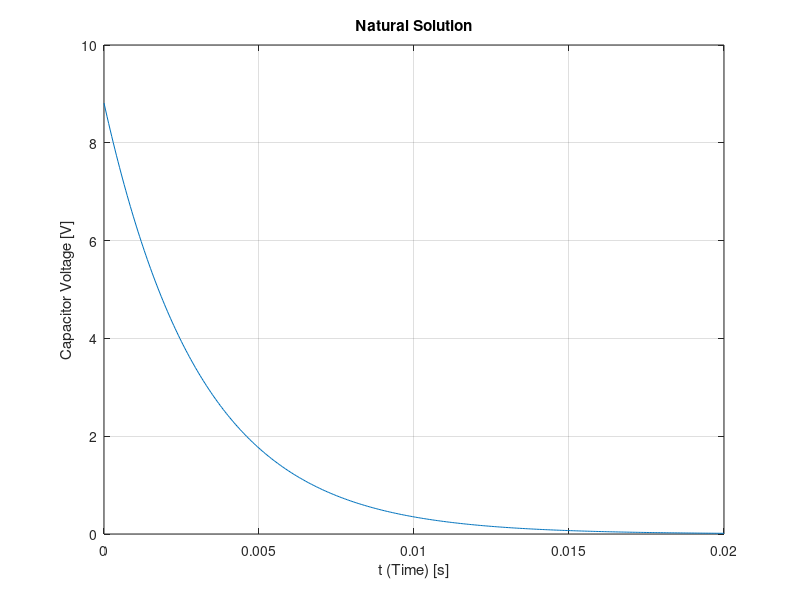

The MATLAB source for this figure:
Vx = 8.81255;
Req = 3098.898337 ; %Req = R5
C = 1e-06; %1 uF

%Time Constant (T=1/(RC))
K = (Req*C);

t=[0:0.00005:0.02];

nat_sol=Vx*exp(-t/K);

fig=figure();
plot(t,nat_sol);
xlabel("t (Time) [s]");
ylabel("Capacitor Voltage [V]");
title("Natural Solution");
grid on;
print (fig, "natural_solution.eps", "-depsc");
